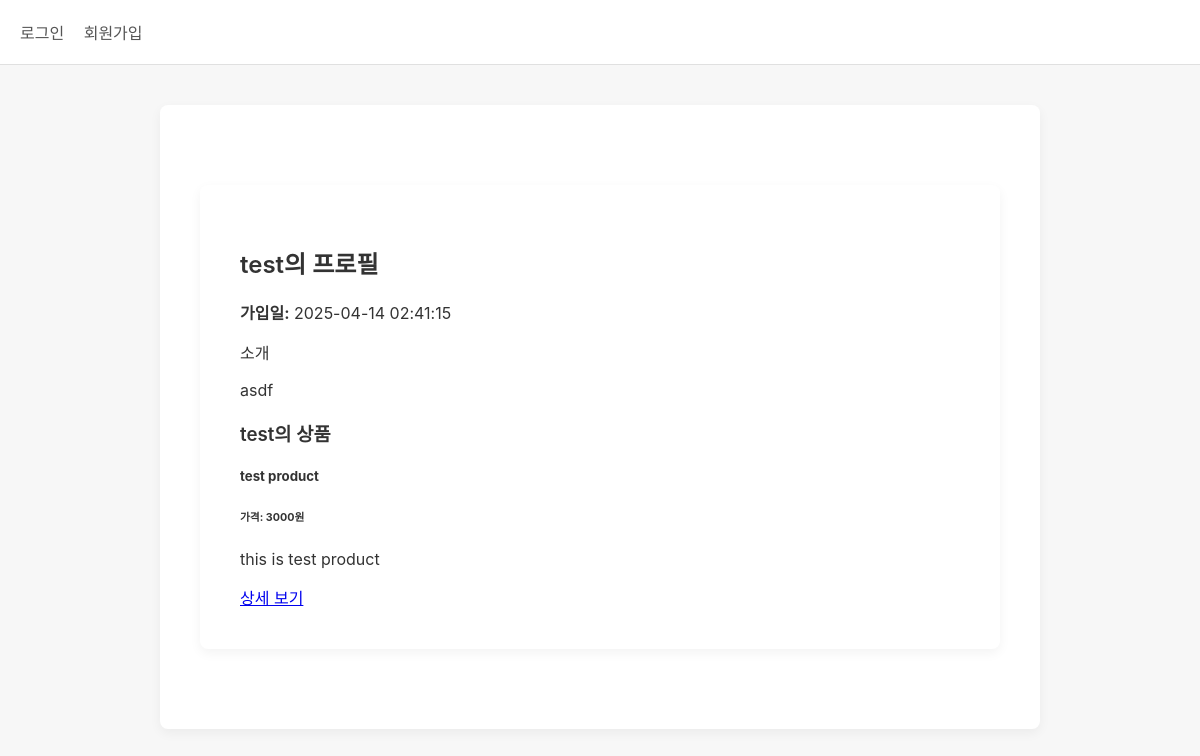
The app's page /user/test with its own data.
### tables this page shows
CREATE TABLE user (
                id TEXT PRIMARY KEY,
                username TEXT UNIQUE NOT NULL,
                password TEXT NOT NULL,
                bio TEXT,
                balance INTEGER DEFAULT 10000,
                login_attempts INTEGER DEFAULT 0,
                locked_until TIMESTAMP,
                is_admin BOOLEAN DEFAULT 0,
                status TEXT DEFAULT 'active',
                report_count INTEGER DEFAULT 0,
                created_at TIMESTAMP DEFAULT CURRENT_TIMESTAMP
            );

CREATE TABLE product (
                id TEXT PRIMARY KEY,
                title TEXT NOT NULL,
                description TEXT NOT NULL,
                price TEXT NOT NULL,
                seller_id TEXT NOT NULL,
                status TEXT DEFAULT 'active',
                report_count INTEGER DEFAULT 0,
                created_at TIMESTAMP DEFAULT CURRENT_TIMESTAMP
            , image_path TEXT);

### app.py (the view)
@app.route('/user/<username>')
def view_user(username):
    db = get_db()
    cursor = db.cursor()
    cursor.execute("SELECT id, username, bio, status, created_at FROM user WHERE username = ?", (username,))
    user = cursor.fetchone()
    if not user:
        flash('사용자를 찾을 수 없습니다.')
        return redirect(url_for('dashboard'))
    if user['status'] == 'dormant':
        flash('이 사용자는 현재 접근할 수 없습니다.')
        return redirect(url_for('dashboard'))
    cursor.execute("""
        SELECT * FROM product
        WHERE seller_id = ? AND status != 'blocked'
        ORDER BY created_at DESC
    """, (user['id'],))
    products = cursor.fetchall()
    is_owner = 'user_id' in session and session['user_id'] == user['id']
    return render_template('view_user.html', user=user, products=products, is_owner=is_owner)

### app.py (called while the page is built)
def get_db():
    db = getattr(g, '_database', None)
    if db is None:
        db = g._database = sqlite3.connect(DATABASE)
        db.row_factory = sqlite3.Row  # 결과를 dict처럼 사용하기 위함
    return db

@app.teardown_appcontext
def close_connection(exception):
    db = getattr(g, '_database', None)
    if db is not None:
        db.close()

@app.after_request
def add_security_headers(response):
    response.headers['Content-Security-Policy'] = "default-src 'self'; script-src 'self' 'unsafe-inline' https://cdnjs.cloudflare.com; style-src 'self' 'unsafe-inline'; img-src 'self' data:;"
    response.headers['X-Frame-Options'] = 'SAMEORIGIN'
    response.headers['X-XSS-Protection'] = '1; mode=block'
    return response

### templates/view_user.html (shortened to what this page needs)
{% extends "base.html" %}
{% block content %}
<div class="container mt-5">
    <h2>{{ user.username }}의 프로필</h2>
    <p><strong>가입일:</strong> {{ user.created_at }}</p>
    {% if user.bio %}
        <div class="card mb-4">
            <div class="card-header">소개</div>
            <div class="card-body">
                <p>{{ user.bio }}</p>
            </div>
        </div>
    {% endif %}
    <h3>{{ user.username }}의 상품</h3>
    {% if products %}
        <div class="row">
            {% for product in products %}
                <div class="col-md-4 mb-4">
                    <div class="card">
                        <div class="card-body">
                            <h5 class="card-title">{{ product.title }}</h5>
                            <h6 class="card-subtitle mb-2 text-muted">가격: {{ product.price }}원</h6>
                            <p class="card-text">{{ product.description[:100] }}{% if product.description|length > 100 %}...{% endif %}</p>
                            <div class="mt-2">
                                <a href="{{ url_for('view_product', product_id=product.id) }}" class="btn btn-sm btn-outline-primary">상세 보기</a>
                            </div>
                        </div>
                    </div>
                </div>
            {% endfor %}
        </div>
    {% else %}
        <p>등록된 상품이 없습니다.</p>
    {% endif %}
</div>
{% endblock %}

### templates/base.html (style rules this page uses)
body { background-color: #F7F7F7; font-family: -apple-system, BlinkMacSystemFont, "Segoe UI", Roboto, Helvetica, Arial, sans-serif; margin: 0; padding: 0; color: #333; }
.container { max-width: 800px; margin: 40px auto; background-color: #fff; padding: 40px; box-shadow: 0 4px 12px rgba(0, 0, 0, 0.05); border-radius: 8px; }
h1, h2, h3 { font-weight: 600; margin-bottom: 20px; }

### records on screen
user: username "test", created_at "2025-04-14 02:41:15", bio "asdf"
product: title "test product", price "3000", description "this is test product"
